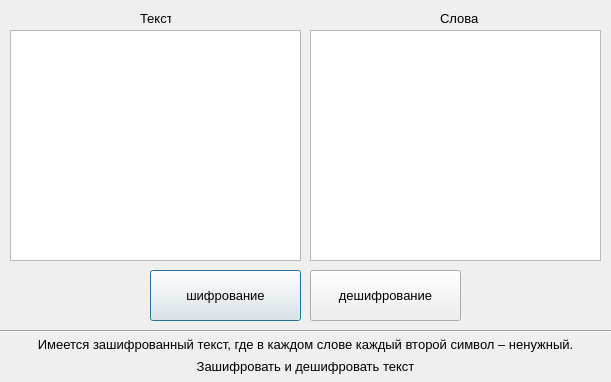
<?xml version="1.0" encoding="UTF-8"?>
<ui version="4.0">
 <class>Dialog</class>
 <widget class="QDialog" name="Dialog">
  <property name="geometry">
   <rect>
    <x>0</x>
    <y>0</y>
    <width>611</width>
    <height>382</height>
   </rect>
  </property>
  <property name="minimumSize">
   <size>
    <width>611</width>
    <height>382</height>
   </size>
  </property>
  <property name="maximumSize">
   <size>
    <width>611</width>
    <height>382</height>
   </size>
  </property>
  <property name="windowTitle">
   <string>Dialog</string>
  </property>
  <widget class="QTextEdit" name="textEdit_words">
   <property name="geometry">
    <rect>
     <x>310</x>
     <y>30</y>
     <width>291</width>
     <height>231</height>
    </rect>
   </property>
   <property name="font">
    <font>
     <family>Segoe UI</family>
     <pointsize>10</pointsize>
    </font>
   </property>
  </widget>
  <widget class="QTextEdit" name="textEdit_text">
   <property name="geometry">
    <rect>
     <x>10</x>
     <y>30</y>
     <width>291</width>
     <height>231</height>
    </rect>
   </property>
   <property name="font">
    <font>
     <family>Segoe UI</family>
     <pointsize>10</pointsize>
    </font>
   </property>
  </widget>
  <widget class="QLabel" name="label_1">
   <property name="geometry">
    <rect>
     <x>140</x>
     <y>10</y>
     <width>31</width>
     <height>16</height>
    </rect>
   </property>
   <property name="font">
    <font>
     <family>Segoe UI</family>
     <pointsize>10</pointsize>
    </font>
   </property>
   <property name="text">
    <string>Текст</string>
   </property>
  </widget>
  <widget class="QLabel" name="label_2">
   <property name="geometry">
    <rect>
     <x>440</x>
     <y>10</y>
     <width>41</width>
     <height>16</height>
    </rect>
   </property>
   <property name="font">
    <font>
     <family>Segoe UI</family>
     <pointsize>10</pointsize>
    </font>
   </property>
   <property name="text">
    <string>Слова</string>
   </property>
  </widget>
  <widget class="QPushButton" name="btn_solve">
   <property name="geometry">
    <rect>
     <x>150</x>
     <y>270</y>
     <width>151</width>
     <height>51</height>
    </rect>
   </property>
   <property name="font">
    <font>
     <family>Segoe UI</family>
     <pointsize>10</pointsize>
    </font>
   </property>
   <property name="text">
    <string>шифрование</string>
   </property>
  </widget>
  <widget class="QPushButton" name="btn_d">
   <property name="geometry">
    <rect>
     <x>310</x>
     <y>270</y>
     <width>151</width>
     <height>51</height>
    </rect>
   </property>
   <property name="font">
    <font>
     <family>Segoe UI</family>
     <pointsize>10</pointsize>
    </font>
   </property>
   <property name="text">
    <string>дешифрование</string>
   </property>
  </widget>
  <widget class="QLabel" name="label_task_1">
   <property name="geometry">
    <rect>
     <x>10</x>
     <y>334</y>
     <width>591</width>
     <height>21</height>
    </rect>
   </property>
   <property name="font">
    <font>
     <family>Segoe UI</family>
     <pointsize>10</pointsize>
    </font>
   </property>
   <property name="text">
    <string>&lt;html&gt;&lt;head/&gt;&lt;body&gt;&lt;p&gt;Имеется зашифрованный текст, где в каждом слове каждый второй символ – ненужный.&lt;/p&gt;&lt;/body&gt;&lt;/html&gt;</string>
   </property>
   <property name="alignment">
    <set>Qt::AlignCenter</set>
   </property>
  </widget>
  <widget class="QLabel" name="label_task_2">
   <property name="geometry">
    <rect>
     <x>10</x>
     <y>357</y>
     <width>591</width>
     <height>20</height>
    </rect>
   </property>
   <property name="font">
    <font>
     <family>Segoe UI</family>
     <pointsize>10</pointsize>
    </font>
   </property>
   <property name="text">
    <string>&lt;html&gt;&lt;head/&gt;&lt;body&gt;&lt;p&gt;Зашифровать и дешифровать текст&lt;/p&gt;&lt;/body&gt;&lt;/html&gt;</string>
   </property>
   <property name="alignment">
    <set>Qt::AlignCenter</set>
   </property>
  </widget>
  <widget class="Line" name="line">
   <property name="geometry">
    <rect>
     <x>0</x>
     <y>323</y>
     <width>611</width>
     <height>16</height>
    </rect>
   </property>
   <property name="orientation">
    <enum>Qt::Horizontal</enum>
   </property>
  </widget>
 </widget>
 <resources/>
 <connections/>
</ui>
